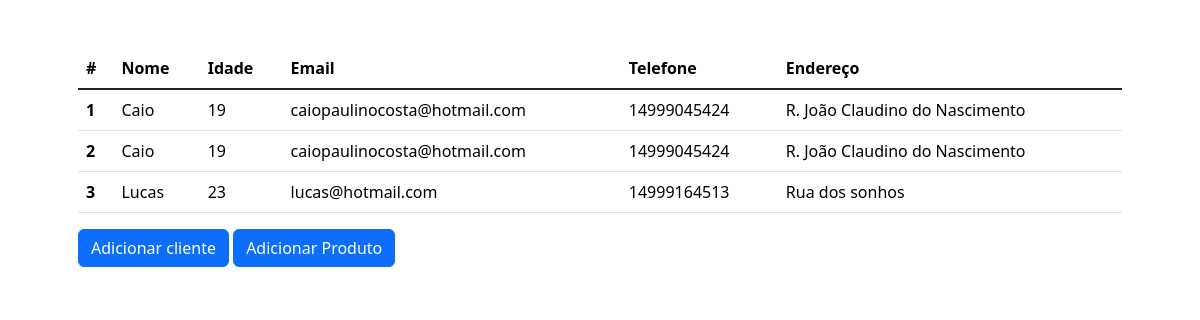
Before: / with the older database file.
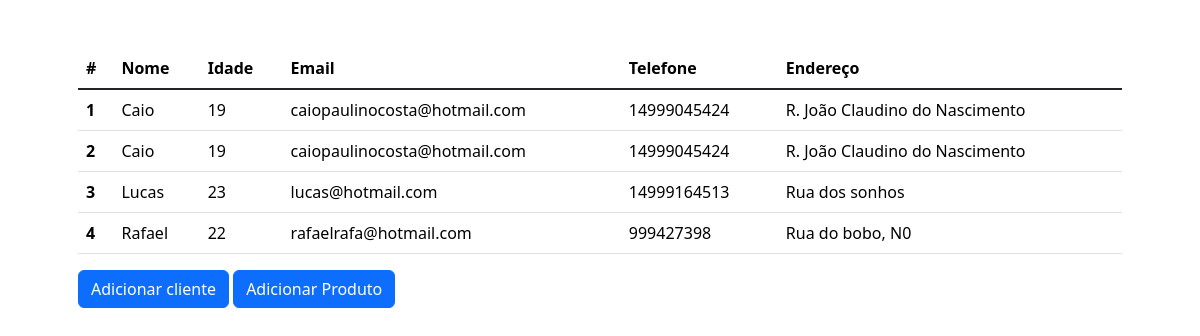
After: the same page with the newer database file.
### sum_app/models.py (models this page shows)
class Cliente(models.Model):
    id = models.AutoField(primary_key=True)
    nome = models.CharField(max_length=100)
    idade = models.CharField(max_length=100)
    email = models.EmailField(max_length=100)
    telefone = models.TextField(max_length=100)
    endereco = models.TextField(max_length=100)

### sum_app/views.py (the view)
# urls.py: path('', views.index, name='index'),
def index(request):
    lista_itens = Cliente.objects.all()
    if lista_itens.exists():
        return render(request, 'users.html', {'lista_itens': lista_itens})
    else:
        return redirect('register_page')

### sum_app/templates/users.html (shortened to what this page needs)
<!DOCTYPE html>
<html lang="en">
<head>
    <link href="https://cdn.jsdelivr.net/npm/bootstrap@5.3.3/dist/css/bootstrap.min.css" rel="stylesheet">
</head>
<body>
    <div class="container p-5">
        <table class="table">
            <thead>
              <tr>
                <th scope="col">#</th>
                <th scope="col">Nome</th>
                <th scope="col">Idade</th>
                <th scope="col">Email</th>
                <th scope="col">Telefone</th>
                <th scope="col">Endereço</th>
              </tr>
            </thead>
            <tbody class="table-group-divider">
                {% for item in lista_itens %}
              <tr>
                <th scope="row"> {{item.id}}</th>
                <td> {{item.nome}}</td>
                <td> {{item.idade}}</td>
                <td> {{item.email}}</td>
                <td> {{item.telefone}}</td>
                <td> {{item.endereco}}</td>
              </tr>
              {%empty%}
              <td>Nenhum cliente cadastrado</td>
              {% endfor %}
            </tbody>
          </table>
          <a href="{% url 'register_page' %}"><button class="btn btn-primary">Adicionar cliente</button></a>
          <a href="{% url 'register_item' %}"><button class="btn btn-primary">Adicionar Produto</button></a>
    </div>
</body>
</html>

Changed rows visible on the page:
added Cliente: id "4", nome "Rafael", idade "22", email "rafaelrafa@hotmail.com", telefone "999427398", endereco "Rua do bobo, N0"
